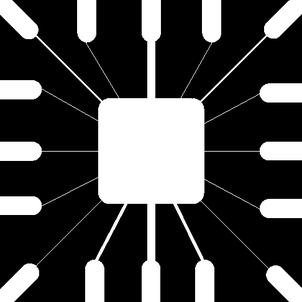
%> input picture assignment 5/Wirebond.tif, 302 x 302 px, shrunk from 486 x 486 before the run; the run also reads 1 picture not shown here
$ octave main.m   (GNU Octave 9; MATLAB toolbox functions it lacks are replaced by stand-ins)
%> lines starting %> are read from the running program, lines starting %| are printed output that depends on the picture; in (x1, y1, x2, y2) boxes, pixels count from 0 and x2, y2 are one past the last pixel; in counts of white or black regions, pixels touching at a corner belong together; the program's own positions count from 1
### assignment 5/FindComponentLabels.m
% Jonathon Pearson
% Assignment 5

function [labelIm, num] = FindComponentLabels(im, se)
    labelIm = uint8(zeros(size(im)));
    num = 0;
    % loop through pixels and find the ones that aren't part of a current
    % connected componant
    for p = 1:numel(im)
        if im(p) && ~labelIm(p)
            num = num + 1;
            k = logical(zeros(size(im)));
            kMinus1 = k;
            k(p) = true;

            % perform extraction of connected components
            while any(k ~= kMinus1, 'all')
                kMinus1 = k;

                k = imdilate(kMinus1, se) & im;
            end

            % Get ids of all the pixels in this connected object.
            cOIds = find(k == 1);

            % set the values of of all pixels in the connected object to
            % the label
            labelIm(cOIds) = num;
        end
    end
end

### assignment 5/CalHist.m
% Jonathon Pearson
% Assignment 5

function [histogram] = CalHist(inputIm, normalized)
    histogram = zeros(1, 255 + 1);
    for i = 1 : numel(inputIm)
        histogram(inputIm(i) + 1) = histogram(inputIm(i) + 1) + 1;
    end

    if normalized
        histogram = histogram/double(numel(inputIm));
    end
end

### assignment 5/main.m
% Jonathon Pearson
% Assignment 5

clear;

% -----Problem I-----
%Problem 1
wirebondIm = imread('Wirebond.tif');
%> wirebondIm is the input picture: size 302x302 uint8; min 0, max 255, mean 71.7

erode1WirebondIm = imerode(wirebondIm, strel('square', 14));
erode2WirebondIm = imerode(wirebondIm, strel('square', 6));
erode3WirebondIm = imerode(wirebondIm, strel('square', 35));

% display images
figure();

%display erode1WirebondIm
subplot(2,1,1);
imshow(erode1WirebondIm);
title('14x14 Structured Element');

%display erode2WirebondIm
subplot(2,2,3);
imshow(erode2WirebondIm);
title('6x6 Structured Element');

%display erode3WirebondIm
subplot(2,2,4);
imshow(erode3WirebondIm);
title('35x35 Structured Element');


shapesIm = imread('Shapes.tif');
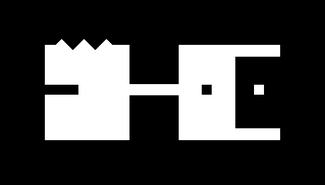
%> input picture assignment 5/Shapes.tif, 325 x 185 px, shrunk from 522 x 297 before the run
%> shapesIm is the input picture: size 185x325 uint8; min 0, max 255, mean 62.7

close1ShapesIm = imopen(shapesIm, strel('square', 20));
close2ShapesIm = imclose(shapesIm, strel('square', 20));
close3ShapesIm = imclose(close1ShapesIm, strel('square', 20));

% display images
figure();

%display close1ShapesIm
subplot(2,1,1);
imshow(close1ShapesIm);
title('Opened Image');

%display close2ShapesIm
subplot(2,2,3);
imshow(close2ShapesIm);
title('Closed Image');

%display close3ShapesIm
subplot(2,2,4);
imshow(close3ShapesIm);
title('Open-Closed Image');

%Problem 2
dowelsIm = imread('Dowels.tif');
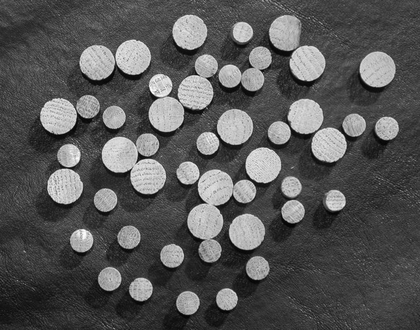
%> input picture assignment 5/Dowels.tif, 420 x 330 px, shrunk from 675 x 531 before the run
%> dowelsIm is the input picture: size 330x420 uint8; min 2, max 255, mean 86.9

elDisk = strel('disk', 5);
opClDowelsIm = imclose(imopen(dowelsIm, elDisk), elDisk);
clOpDowelsIm = imopen(imclose(dowelsIm, elDisk), elDisk);

% display images
figure();

%display opClDowelsIm
subplot(1,2,1);
imshow(opClDowelsIm);
title('Open-Closed Image');

%display clOpDowelsIm
subplot(1,2,2);
imshow(clOpDowelsIm);
title('Close-Opened Image');

opClSeriesDowelsIm = dowelsIm;
clOpSeriesDowelsIm = dowelsIm;
for i=2:5
    elDisk = strel('disk', i);
    opClSeriesDowelsIm = imclose(imopen(opClSeriesDowelsIm, elDisk), elDisk);
    clOpSeriesDowelsIm = imopen(imclose(clOpSeriesDowelsIm, elDisk), elDisk);
end

% display images
figure();

%display opClDowelsIm
subplot(1,2,1);
imshow(opClDowelsIm);
title('Opened-Close Series');

%display clOpDowelsIm
subplot(1,2,2);
imshow(clOpDowelsIm);
title('Close-Open Series');

% problem 3
smallSquaresIm = imread('SmallSquares.tif');
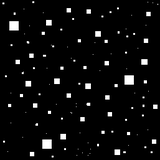
%> input picture assignment 5/SmallSquares.tif, 160 x 160 px, shrunk from 257 x 257 before the run
%> smallSquaresIm is the input picture: size 160x160 uint8; min 0, max 255, mean 11

posStrEl = [0 1 0; 0 1 1; 0 0 0];
negStrEl = [1 0 0; 1 0 0; 1 1 1];

postiveMatch = imerode(smallSquaresIm, posStrEl);
negativeMatch = imerode(~smallSquaresIm, negStrEl);
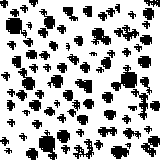
%> negativeMatch: size 160x160 logical; 73.2% white; 85 black regions (1 under 20 px), largest, box (x1, y1, x2, y2) and area: (111, 65, 137, 91) 324, (39, 130, 57, 160) 294, (6, 18, 27, 38) 252

filteredImage = postiveMatch & negativeMatch;
%> filteredImage: size 160x160 logical; 0.44% white in thin lines or dots

% display images
figure();

%display filteredImage
imshow(filteredImage);
title('Filtered SmallSquares.tif');

disp('Number of forground pixels in filtered image:');
disp(numel(find(filteredImage)));
%| 113


disp("-----Finish Solving Problem I-----")
pause;

% -----Problem II-----
ballIm = imread('Ball.tif');
%> ballIm: size 256x256 logical; 33.3% white; 31 white regions (2 under 20 px), largest, box (x1, y1, x2, y2) and area: (83, 177, 136, 256) 1994, (32, 86, 83, 139) 1454, (176, 86, 220, 141) 1404

%problem 1
[labeledBallIm, ballNum] = FindComponentLabels(ballIm, [1 1 1; 1 1 1; 1 1 1]);
%> after the loop in FindComponentLabels, `for p = 1:numel(im)`: k: size 256x256 logical; 0.02% white in thin lines or dots, all inside (x1, y1, x2, y2) = (254, 126, 256, 136)
%> after the loop in FindComponentLabels, `for p = 1:numel(im)`: cOIds = [65154; 65155; 65156; 65157; 65407; 65408; 65409; 65410; 65411; 65412; 65413; 65414; 65415; 65416]; num = 31
%> ballNum = 31

% display images
figure();

%display labeledBallIm
imshow(labeledBallIm, []);
title('Labeled Ball.tif');

disp('Total connected objects:');
disp(ballNum);
%| 31

%problem 2
mlLabeledBallIm = bwlabel(ballIm, 8);
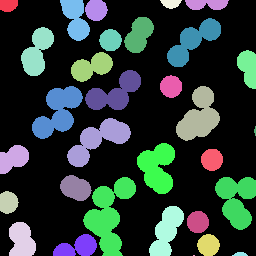
%> mlLabeledBallIm: size 256x256 double; 32 distinct labels, from 0 to 31; one colour per label, 0 black
ballConn = bwconncomp(ballIm, 8);
%> ballConn = 31 connected components

% display images
figure();

%display mlLabeledBallIm
imshow(mlLabeledBallIm, []);
title('Matlab Labeled Ball.tif');

disp('Total connected objects according to MATLAB:');
disp(ballConn.NumObjects);
%| 31

%problem 3
borderBallNum = ballNum;
%> borderBallNum = 31
noBorderLabeledBallIm = labeledBallIm;

[M, N] = size(noBorderLabeledBallIm);
%> M = 256; N = 256

%remove border values on the top and bottom
for m = 1:M
    conObj = [];

    if noBorderLabeledBallIm(m, 1)
        noBorderLabeledBallIm(noBorderLabeledBallIm == noBorderLabeledBallIm(m, 1)) = 0;
        borderBallNum = borderBallNum - 1;
    end
    if noBorderLabeledBallIm(m, N)
        noBorderLabeledBallIm(noBorderLabeledBallIm == noBorderLabeledBallIm(m, N)) = 0;
        borderBallNum = borderBallNum - 1;
    end
end
%> this loop made 256 passes
%> borderBallNum on passes 1, 55: 30, 29
%> noBorderLabeledBallIm: size 256x256 uint8; min 0, max 29, mean 4
%> after the loop, borderBallNum = 25

%remove border values on the left and right
for n = 1:N
    if noBorderLabeledBallIm(1, n)
        noBorderLabeledBallIm(noBorderLabeledBallIm == noBorderLabeledBallIm(1, n)) = 0;
        borderBallNum = borderBallNum - 1;
    end
    if noBorderLabeledBallIm(M, n)
        noBorderLabeledBallIm(noBorderLabeledBallIm == noBorderLabeledBallIm(M, n)) = 0;
        borderBallNum = borderBallNum - 1;
    end
end
%> this loop made 256 passes
%> borderBallNum on passes 10, 54: 24, 23
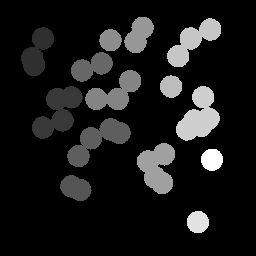
%> noBorderLabeledBallIm: size 256x256 uint8; min 0, max 27, mean 2.7; drawn with min black and max white
%> after the loop, borderBallNum = 14

% display images

figure();

%display ballIm
subplot(1,2,1);
imshow(logical(ballIm));
title('Ball.tif');

%display noBorderLabeledBallIm
subplot(1,2,2);
imshow(logical(noBorderLabeledBallIm));
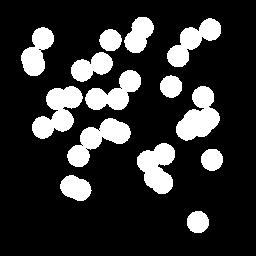
%> displayed picture: size 256x256 logical; 18.9% white; 14 white regions, largest, box (x1, y1, x2, y2) and area: (32, 86, 83, 139) 1454, (176, 86, 220, 141) 1404, (67, 118, 131, 167) 1373
title('Ball.tif With border objects removed');

disp('Total connected objects not on the border:');
disp(borderBallNum);
%| 14

%problem 4
mLNoBorderLabeledBallIm = imclearborder(ballIm, 8);
borderBallConn = bwconncomp(mLNoBorderLabeledBallIm, 8);
%> borderBallConn = 14 connected components

% display images
figure();

%display noBorderLabeledBallIm
subplot(1,2,1);
imshow(logical(noBorderLabeledBallIm));
title('Ball.tiff With Border Objects Removed');

%display noBorderLabeledBallIm
subplot(1,2,2);
imshow(logical(mLNoBorderLabeledBallIm));
title('Matlab Call');

disp('Total connected objects not on the border according to MATLAB:');
disp(borderBallConn.NumObjects);
%| 14

%problem 5
histBallIm = CalHist(uint8(noBorderLabeledBallIm), false);
%> after the loop in CalHist, `for i = 1 : numel(inputIm)`: histogram = 256 values, max 53152 at index 1, min 0 at index 2, mean 256
%> histBallIm has the same summary as histogram in CalHist

% Get minimum value with a slight threshold
%> (the run ends here)
